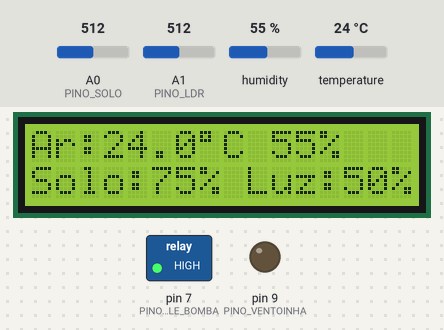
Bench run of a sketch on a simulated Arduino Uno, built with avr-gcc and run on an emulated ATmega328P. On the bench: 16×2 character LCD, switched loads named in the sketch (green lamp = pin HIGH), output pins drawn as LEDs (lit = HIGH). Inputs (shaded band) come from the test bench; at power-on: temperature 24 °C, A0 (PINO_SOLO) = 512, A1 (PINO_LDR) = 512, humidity 55 %. Pins used as bus, display or sensor lines are not drawn; what the sketch prints to the serial monitor is not drawn.

Above: at 3.1 s.
3.2 s: temperature set to 27 °C
At 8.3 s:
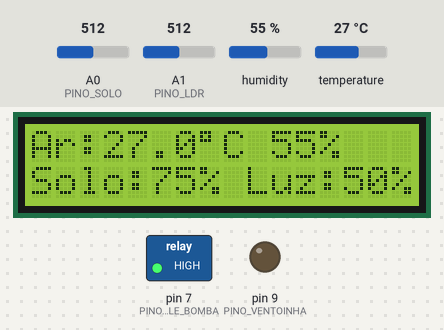
10.6 s: temperature set to 30 °C
At 16.3 s:
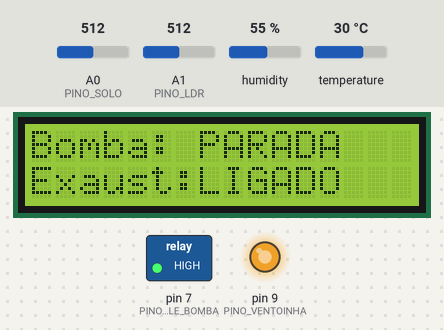
18.0 s: A0 (PINO_SOLO) set to 754
At 23.3 s:
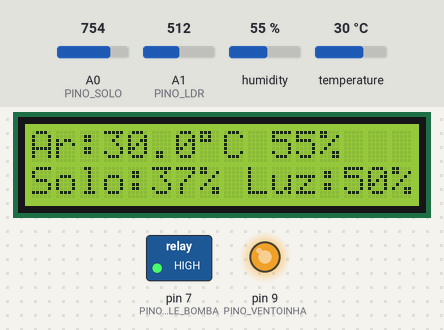
25.4 s: A0 (PINO_SOLO) set to 789
At 31.3 s:
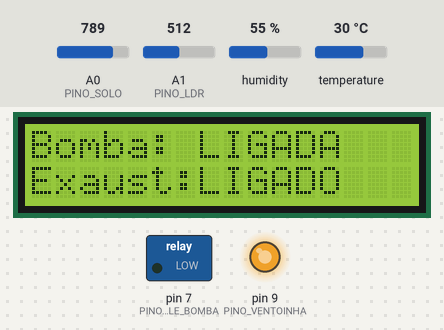
32.8 s: temperature set to 12 °C
At 36.3 s:
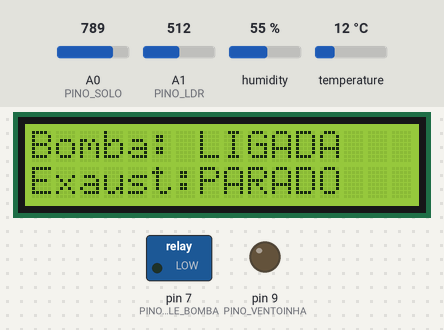
40.2 s: A1 (PINO_LDR) set to 716
At 43.3 s:
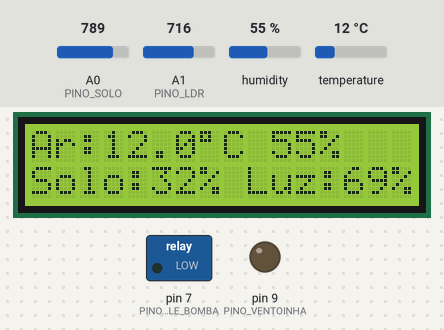
Timing chart, 0 to 44.8 s (numbered marks = the images above; inputs shaded):
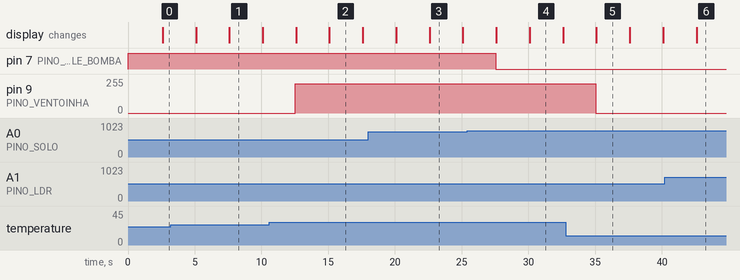

The sketch:

p80_estufa_automatizada.ino
```cpp
// ============================================================================
// Projeto 80 — Estufa Automatizada
// Placa: Arduino Uno R3 (ATmega328P) | Bibliotecas: Wire, LiquidCrystal I2C, DHT sensor library
// Material: 80 Projetos Arduino
// Controle integrado de Irrigação (Solo + Relé/Bomba), Clima (DHT11 + Ventoinha)
// e Luz Solar (LDR) com telemetria em duas páginas no Display LCD 16x2 I2C
// ============================================================================

#include <Wire.h>
#include <LiquidCrystal_I2C.h>
#include <DHT.h>

const byte PINO_SOLO       = A0; // Entrada analógica do sensor de solo
const byte PINO_LDR        = A1; // Entrada analógica do LDR
const byte PINO_DHT        = 2;  // Sensor DHT11
const byte PINO_VCC_SOLO   = 6;  // Alimentação pulsada do sensor de solo
const byte PINO_RELE_BOMBA = 7;  // Módulo Relé da Mini Bomba 5V
const byte PINO_VENTOINHA  = 9;  // Transistor NPN da Ventoinha 5V
const byte PINO_I2C_SDA    = A4; // Barramento I2C SDA
const byte PINO_I2C_SCL    = A5; // Barramento I2C SCL

// AJUSTE AQUI: Metas agronômicas da estufa
const int   SOLO_SECO_PCT   = 35;   // Irriga abaixo de 35%
const int   SOLO_IDEAL_PCT  = 50;   // Desliga a bomba ao atingir 50%
const float TEMP_MAX_ESTUFA = 29.0; // Liga a ventoinha acima de 29,0 °C
const byte  NIVEL_RELE_ON   = LOW;
const byte  NIVEL_RELE_OFF  = HIGH;

LiquidCrystal_I2C lcd(0x27, 16, 2);
DHT dht(PINO_DHT, DHT11);

float tempAr = 25.0;
float umidAr = 55.0;
int umidSolo = 60;
int luzSolar = 50;
bool bombaAtiva     = false;
bool ventoinhaAtiva = false;
byte paginaLcd      = 0;

unsigned long ultimoCicloMs = 0;

int medirSoloPulsado() {
  digitalWrite(PINO_VCC_SOLO, HIGH);
  delay(20);
  int bruto = analogRead(PINO_SOLO);
  digitalWrite(PINO_VCC_SOLO, LOW);
  return constrain(map(bruto, 1000, 350, 0, 100), 0, 100);
}

void setup() {
  (void)PINO_I2C_SDA;
  (void)PINO_I2C_SCL;
  Serial.begin(9600);

  pinMode(PINO_VCC_SOLO, OUTPUT);
  digitalWrite(PINO_VCC_SOLO, LOW);
  pinMode(PINO_RELE_BOMBA, OUTPUT);
  digitalWrite(PINO_RELE_BOMBA, NIVEL_RELE_OFF);
  pinMode(PINO_VENTOINHA, OUTPUT);
  digitalWrite(PINO_VENTOINHA, LOW);

  dht.begin();
  lcd.init();
  lcd.backlight();

  Serial.println(F("Sistema pronto! Estufa Agricola Automatizada (Projeto 80)."));
}

void loop() {
  if (millis() - ultimoCicloMs >= 2500) {
    ultimoCicloMs = millis();

    // 1. Leitura dos 3 sensores
    float t = dht.readTemperature();
    float h = dht.readHumidity();
    if (!isnan(t) && !isnan(h)) {
      tempAr = t;
      umidAr = h;
    }
    umidSolo = medirSoloPulsado();
    luzSolar = constrain(map(analogRead(PINO_LDR), 0, 1023, 0, 100), 0, 100);

    // 2. Controle da Irrigação com histerese
    if (!bombaAtiva && umidSolo < SOLO_SECO_PCT) {
      bombaAtiva = true;
      digitalWrite(PINO_RELE_BOMBA, NIVEL_RELE_ON);
    } else if (bombaAtiva && umidSolo >= SOLO_IDEAL_PCT) {
      bombaAtiva = false;
      digitalWrite(PINO_RELE_BOMBA, NIVEL_RELE_OFF);
    }

    // 3. Controle da Exaustão Térmica com histerese
    if (!ventoinhaAtiva && tempAr >= TEMP_MAX_ESTUFA) {
      ventoinhaAtiva = true;
      analogWrite(PINO_VENTOINHA, 220);
    } else if (ventoinhaAtiva && tempAr <= (TEMP_MAX_ESTUFA - 0.8)) {
      ventoinhaAtiva = false;
      digitalWrite(PINO_VENTOINHA, LOW);
    }

    // 4. Alterna páginas no LCD 16x2 I2C
    lcd.clear();
    if (paginaLcd == 0) {
      lcd.setCursor(0, 0);
      lcd.print(F("Ar:"));
      lcd.print(tempAr, 1);
      lcd.print((char)223);
      lcd.print(F("C "));
      lcd.print((int)umidAr);
      lcd.print(F("%"));

      lcd.setCursor(0, 1);
      lcd.print(F("Solo:"));
      lcd.print(umidSolo);
      lcd.print(F("% Luz:"));
      lcd.print(luzSolar);
      lcd.print(F("%"));
      paginaLcd = 1;
    } else {
      lcd.setCursor(0, 0);
      lcd.print(F("Bomba: "));
      lcd.print(bombaAtiva ? F("LIGADA ") : F("PARADA "));

      lcd.setCursor(0, 1);
      lcd.print(F("Exaust:"));
      lcd.print(ventoinhaAtiva ? F("LIGADO ") : F("PARADO "));
      paginaLcd = 0;
    }

    // 5. Relatório completo no Monitor Serial
    Serial.print(F("[ESTUFA] Temp: "));
    Serial.print(tempAr, 1);
    Serial.print(F("C | Ar: "));
    Serial.print((int)umidAr);
    Serial.print(F("% | Solo: "));
    Serial.print(umidSolo);
    Serial.print(F("% | Luz: "));
    Serial.print(luzSolar);
    Serial.print(F("% | Bomba: "));
    Serial.print(bombaAtiva ? F("ON") : F("OFF"));
    Serial.print(F(" | Ventoinha: "));
    Serial.println(ventoinhaAtiva ? F("ON") : F("OFF"));
  }
}
```

Measured:
- the behaviour switches between 28 and 29 °C on temperature (found by bisection; images 1 and 2)
- the behaviour switches between 772 and 773 on A0 (PINO_SOLO) (found by bisection; images 3 and 4)
- after the input at 3.2 s, the display: first differs from a run without the input after 4.4 s (image 1)
- after the input at 10.6 s, pin 9 (PINO_VENTOINHA): 0/255 → 220/255 after 1.9 s; the display: first changes after 2.0 s (image 2 shows a later state)
- after the input at 18.0 s, the display: first differs from a run without the input after 4.6 s (image 3)
- after the input at 25.4 s, pin 7 (PINO_RELE_BOMBA): HIGH → LOW after 2.1 s; the display: first changes after 2.2 s (image 4 shows a later state)
- after the input at 32.8 s, pin 9 (PINO_VENTOINHA): 220/255 → 0/255 after 2.2 s; the display: changes after 2.3 s (image 5)
- after the input at 40.2 s, the display: changes after 2.4 s (image 6)
